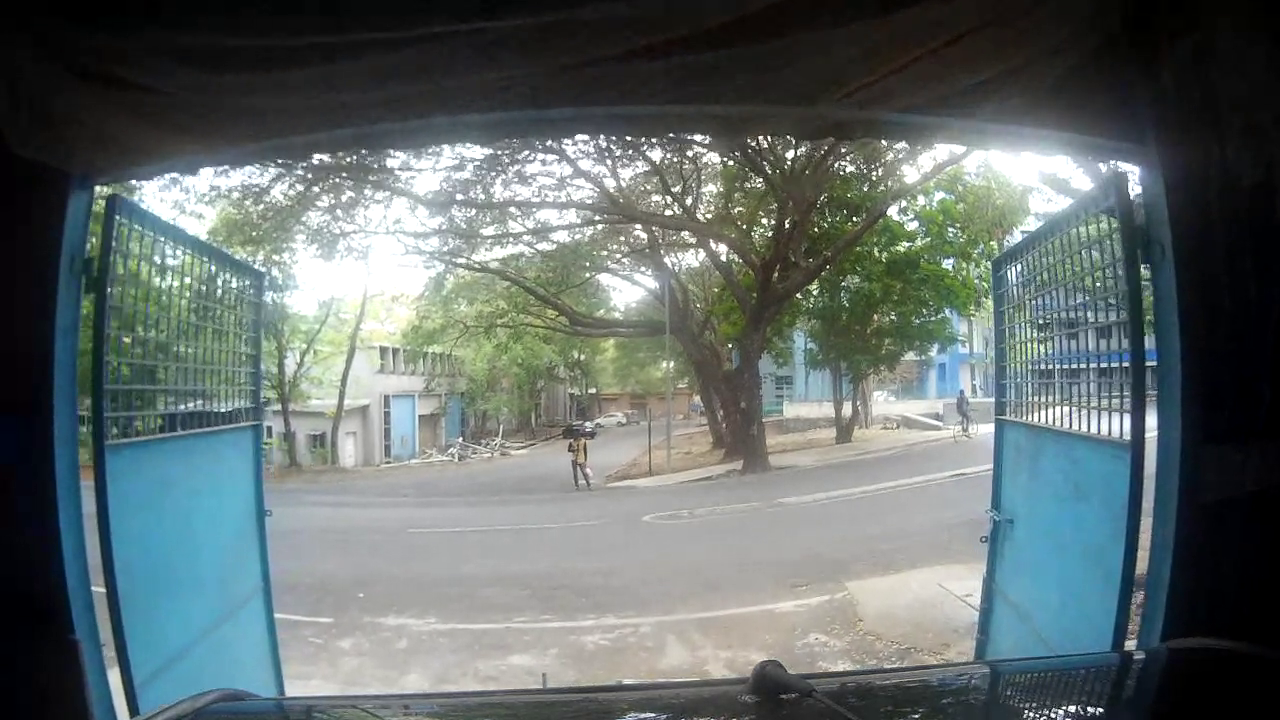
#> input picture fish_correction/1.png, 1280 x 720 px, found by its file name
$ python perspective_view.py
#> lines starting #> are read from the running program, lines starting #| are printed output that depends on the picture
import cv2
import numpy as np

img = cv2.imread('1.png')
#> img is the input picture: shape (720, 1280, 3); mean B, G, R 108.1, 108.9, 98.5

pts1 = np.float32([[0,0],[200,25],[0,200],[200,175]])
pts0 = np.float32([[0,0],[200,0],[0,200],[200,200]])

M = cv2.getPerspectiveTransform(pts1,pts0)

dst = cv2.warpPerspective(img,M,(200,200))
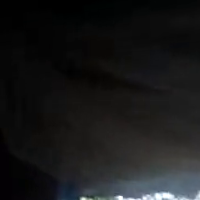
#> dst: shape (200, 200, 3); mean B, G, R 25.3, 24.7, 24.3

cv2.imwrite('2.png',dst)
